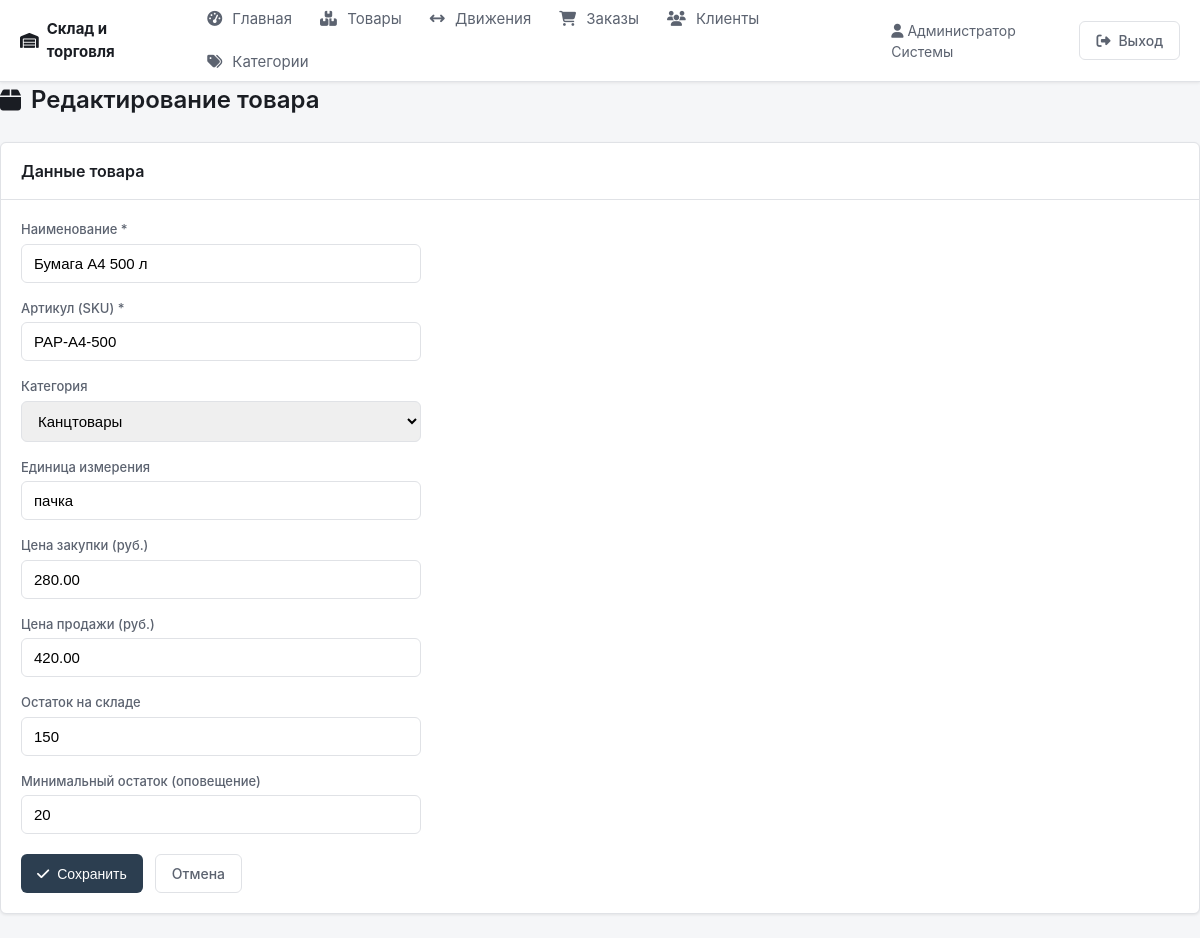
Screenshot of /product_edit.php?id=1 (signed in) with the database file from the repository.
### tables this page shows
CREATE TABLE products (
    id INT UNSIGNED AUTO_INCREMENT PRIMARY KEY,
    category_id INT UNSIGNED DEFAULT NULL,
    name VARCHAR(255) NOT NULL,
    sku VARCHAR(64) NOT NULL UNIQUE,
    unit VARCHAR(32) NOT NULL DEFAULT 'шт',
    price_buy DECIMAL(12,2) NOT NULL DEFAULT 0,
    price_sell DECIMAL(12,2) NOT NULL DEFAULT 0,
    quantity INT NOT NULL DEFAULT 0,
    min_quantity INT NOT NULL DEFAULT 0,
    created_at DATETIME NOT NULL DEFAULT CURRENT_TIMESTAMP,
    FOREIGN KEY (category_id) REFERENCES categories(id) ON DELETE SET NULL
);

CREATE TABLE categories (
    id INT UNSIGNED AUTO_INCREMENT PRIMARY KEY,
    name VARCHAR(128) NOT NULL,
    description VARCHAR(255) DEFAULT NULL
);

### product_edit.php (the view, shortened to what this page needs)
<?php
$pdo = getDb();
$id = isset($_GET['id']) ? (int) $_GET['id'] : null;
$product = null;
if ($id) {
    $stmt = $pdo->prepare('SELECT * FROM products WHERE id = ?');
    $stmt->execute([$id]);
    $product = $stmt->fetch(PDO::FETCH_ASSOC);
}
$categories = $pdo->query('SELECT id, name FROM categories ORDER BY name')->fetchAll(PDO::FETCH_ASSOC);
require_once __DIR__ . '/includes/header.php';
?>
<h1 class="page-title"><i class="fa-solid fa-box"></i> <?= $product ? 'Редактирование товара' : 'Новый товар' ?></h1>
<div class="card">
    <div class="card-header"><h2>Данные товара</h2></div>
    <div style="padding: 20px;">
        <form method="post">
            <div class="form-group">
                <label>Наименование *</label>
                <input type="text" name="name" value="<?= htmlspecialchars($product['name'] ?? $_POST['name'] ?? '') ?>" required>
            </div>
            <div class="form-group">
                <label>Артикул (SKU) *</label>
                <input type="text" name="sku" value="<?= htmlspecialchars($product['sku'] ?? $_POST['sku'] ?? '') ?>" required>
            </div>
            <div class="form-group">
                <label>Категория</label>
                <select name="category_id">
                    <?php foreach ($categories as $c): ?>
                        <option value="<?= (int) $c['id'] ?>" <?= ($product['category_id'] ?? $_POST['category_id'] ?? '') == $c['id'] ? 'selected' : '' ?>><?= htmlspecialchars($c['name']) ?></option>
                    <?php endforeach; ?>
                </select>
            </div>
            <div class="form-group">
                <label>Единица измерения</label>
                <input type="text" name="unit" value="<?= htmlspecialchars($product['unit'] ?? $_POST['unit'] ?? 'шт') ?>">
            </div>
            <div class="form-group">
                <label>Цена закупки (руб.)</label>
                <input type="text" name="price_buy" value="<?= htmlspecialchars($product['price_buy'] ?? $_POST['price_buy'] ?? '0') ?>">
            </div>
            <div class="form-group">
                <label>Цена продажи (руб.)</label>
                <input type="text" name="price_sell" value="<?= htmlspecialchars($product['price_sell'] ?? $_POST['price_sell'] ?? '0') ?>">
            </div>
            <div class="form-group">
                <label>Остаток на складе</label>
                <input type="number" name="quantity" value="<?= (int) ($product['quantity'] ?? $_POST['quantity'] ?? 0) ?>" min="0">
            </div>
            <div class="form-group">
                <label>Минимальный остаток (оповещение)</label>
                <input type="number" name="min_quantity" value="<?= (int) ($product['min_quantity'] ?? $_POST['min_quantity'] ?? 0) ?>" min="0">
            </div>
            <div class="form-actions">
                <button type="submit" class="btn btn-primary"><i class="fa-solid fa-check"></i> Сохранить</button>
                <a href="/po_alina/products.php" class="btn btn-outline">Отмена</a>
            </div>
        </form>
    </div>
</div>
<?php require_once __DIR__ . '/includes/footer.php'; ?>

### assets/css/style.css (style rules this page uses)
:root { --bg: #f5f6f8; --surface: #ffffff; --border: #e0e2e6; --text: #1a1d23; --text-muted: #5c6370; --primary: #2c3e50; --primary-hover: #1a252f; --accent: #3498db; --accent-hover: #2980b9; --success: #27ae60; --error: #c0392b; --warning: #d35400; --shadow: 0 1px 3px rgba(0,0,0,0.08); --radius: 6px; }
* { box-sizing: border-box; }
body { margin: 0; font-family: -apple-system, BlinkMacSystemFont, 'Segoe UI', Roboto, 'Helvetica Neue', Arial, sans-serif; font-size: 15px; line-height: 1.5; color: var(--text); background: var(--bg); min-height: 100vh; }
a { color: var(--accent); text-decoration: none; }
.btn { display: inline-flex; align-items: center; gap: 8px; padding: 8px 16px; border-radius: var(--radius); font-size: 14px; font-weight: 500; border: none; cursor: pointer; text-decoration: none; transition: background 0.15s, color 0.15s; }
.btn-primary { background: var(--primary); color: #fff; }
.btn-outline { background: transparent; color: var(--text-muted); border: 1px solid var(--border); }
.page-title { margin: 0 0 24px; font-size: 24px; font-weight: 600; color: var(--text); display: flex; align-items: center; gap: 10px; }
.card { background: var(--surface); border: 1px solid var(--border); border-radius: var(--radius); box-shadow: var(--shadow); overflow: hidden; margin-bottom: 24px; }
.card-header { padding: 16px 20px; border-bottom: 1px solid var(--border); display: flex; align-items: center; justify-content: space-between; flex-wrap: wrap; gap: 12px; }
.card-header h2 { margin: 0; font-size: 16px; font-weight: 600; }
.form-group { margin-bottom: 16px; }
.form-group label { display: block; margin-bottom: 4px; font-size: 13px; font-weight: 500; color: var(--text-muted); }
.form-group input, .form-group select, .form-group textarea { width: 100%; max-width: 400px; padding: 10px 12px; border: 1px solid var(--border); border-radius: var(--radius); font-size: 15px; }
.form-actions { margin-top: 20px; display: flex; gap: 12px; }

### rows the page displays
products: name "Бумага А4 500 л", sku "PAP-A4-500", category_id "Канцтовары", unit "пачка", price_buy "280.00", price_sell "420.00", quantity "150", min_quantity "20"

### other values shown
currentUser()['full_name'] "Администратор Системы"
